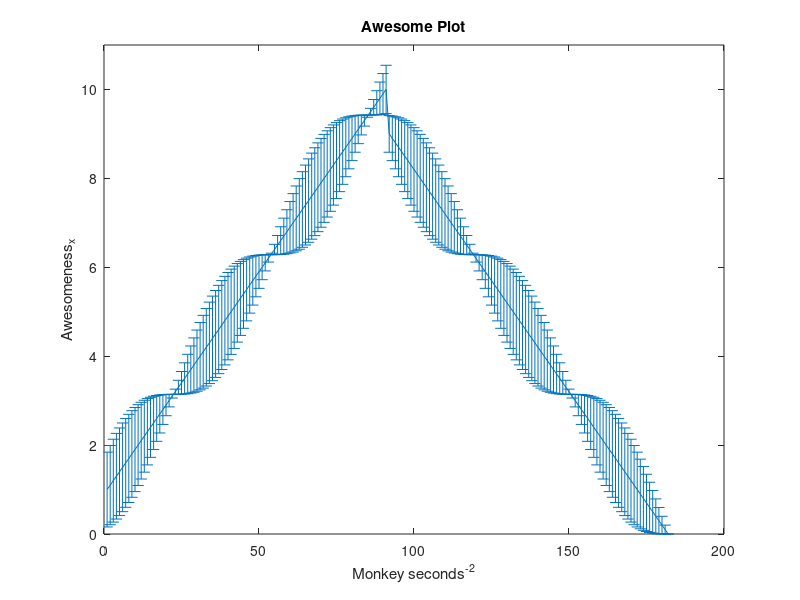
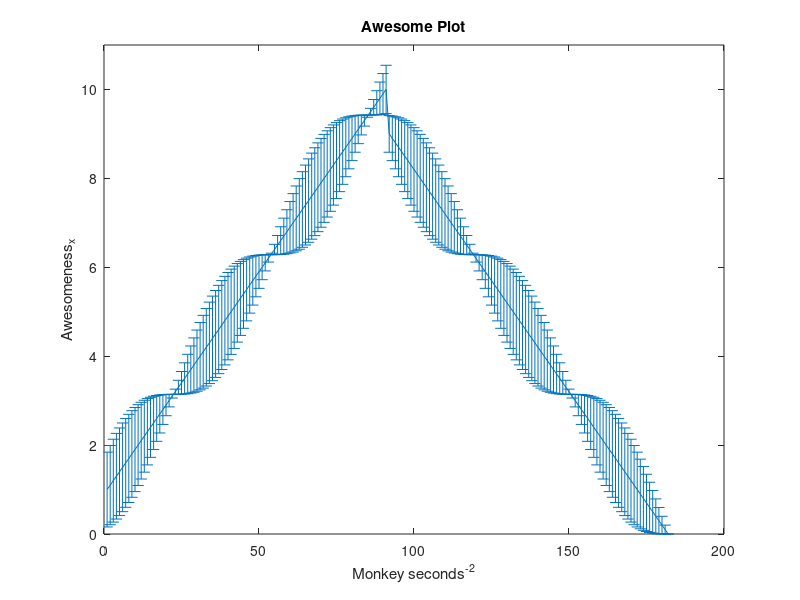
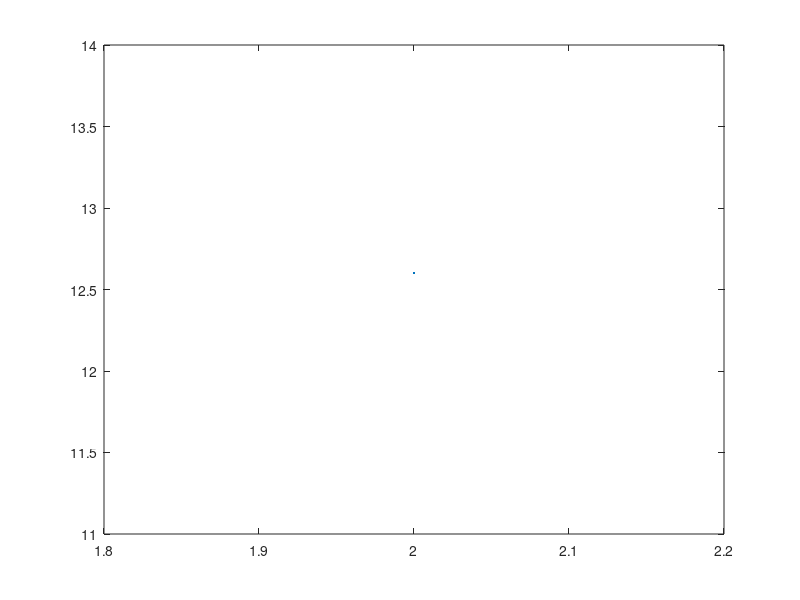
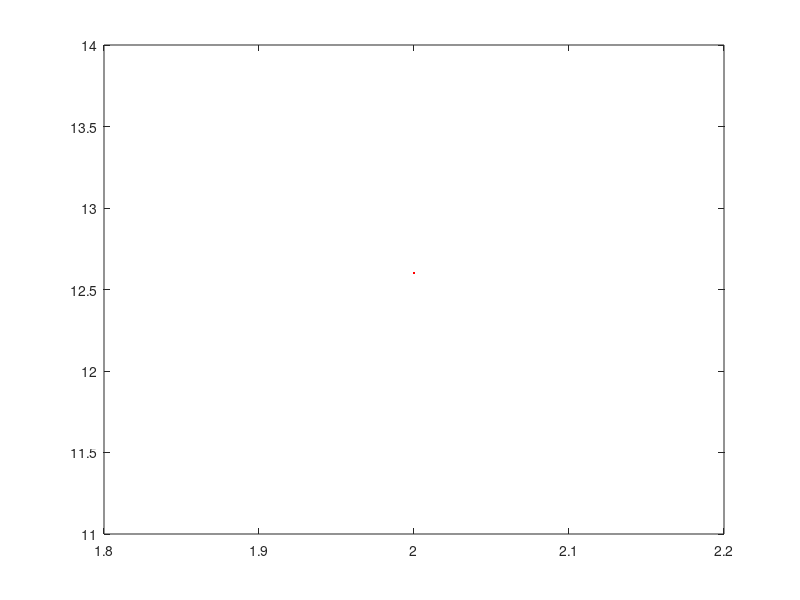

MATLAB code to generate these figures, in order:
% Debugging with breakpoints (red dots on left), dbstep, dbcont, dbquit

% Import the csv data file
data = importdata('test.csv'); % Using semicolon supresses output

% Save desired variables in .mat file
save('data.mat', 'data');

% clear variables from workspace
clear

% Load matlab data file
load('data.mat')

% plot data (colon means all rows or all columns where the format is
% data(rows,columns)
figure(1)
plot(data(:,1),data(:,2))

% plot data as red points with a connecting line
% go here for fun line specs:
% http://www.mathworks.com/help/matlab/ref/linespec.html
figure(2)
plot(data(:,1),data(:,2),'r.-')

% Manipulate matrices (notice lack of terminal semicolon to display output)
A = [4,5; 3,5; 24,4;]
B = [42,5; 1,35; 2,44;]

C = A.*B
D = A./B
E = A+B

% Create vectors out of ranges of numbers
V = 1:0.1:10; % vector starting at 1, ending with 10, with 0.1 increments
U = 9:-0.1:0;

% Concatenate vectors and take some averages and standard deviations
H = horzcat(V,U);
L = vertcat(V',U'); % Priming gives you the vector transpose

M = mean(H);
S = std(H);

% Use some functions
eL = exp(L);
sL = sin(L);

% Plot with errorbars
h = figure(3);
errorbar(L,sL)
title('Awesome Plot')
xlim([0 200])
ylim([0 11])
xlabel('Monkey seconds^{-2}')
ylabel('Awesomeness_x')

saveas(h,'plot.fig')
saveas(h,'plot.pdf')
clf

for i=1:10
    if i>5
        -i
    else
        i
    end
end